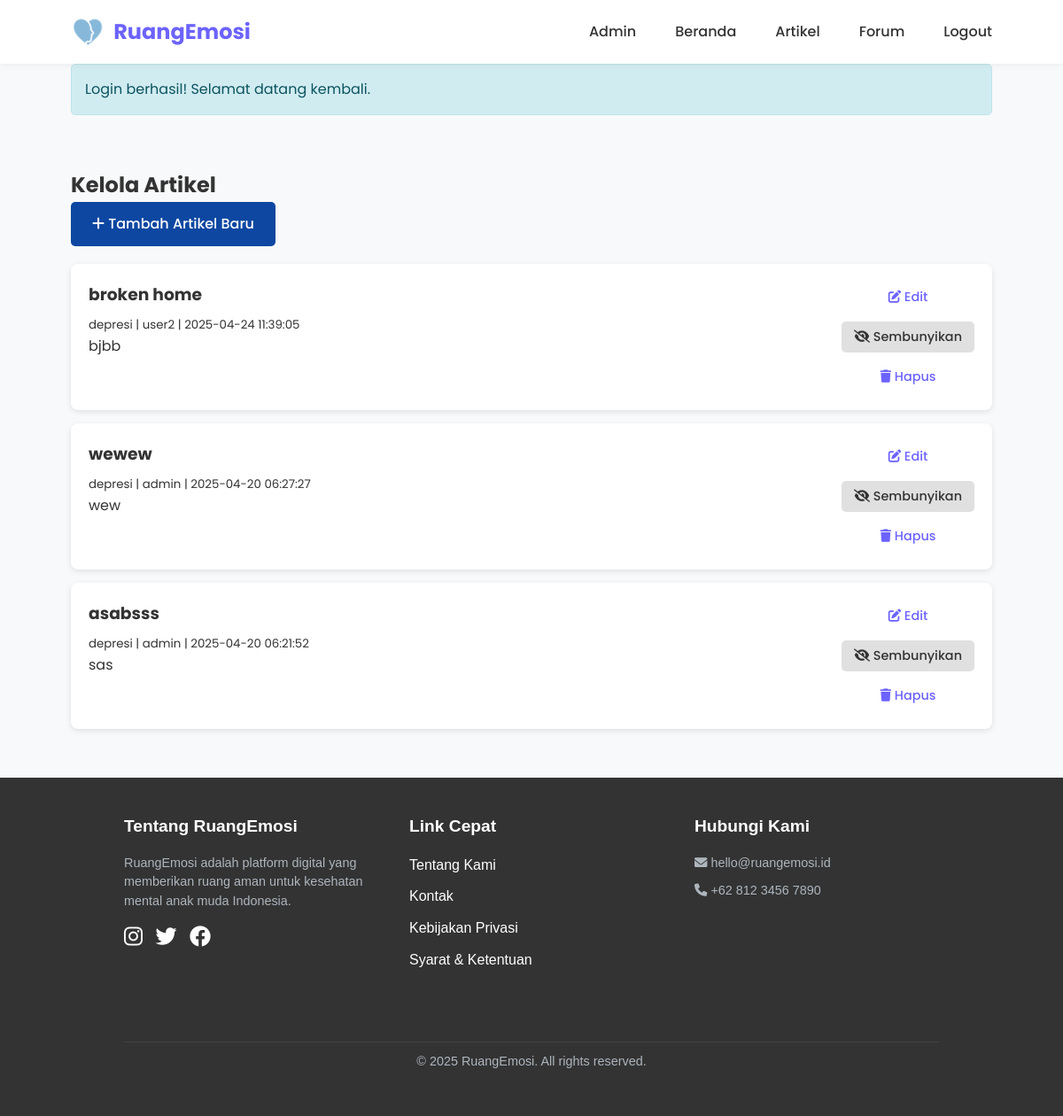
Page /admin/manage-articles.php (signed in) on the committed database.
### tables this page shows
CREATE TABLE `articles` (
  `article_id` int NOT NULL,
  `title` varchar(255) NOT NULL,
  `slug` varchar(255) NOT NULL,
  `content` text NOT NULL,
  `excerpt` text,
  `featured_image` varchar(255) DEFAULT NULL,
  `author_id` int NOT NULL,
  `category` enum('depresi','kecemasan','self-care','stres','relationship') NOT NULL,
  `view_count` int DEFAULT '0',
  `is_published` tinyint(1) DEFAULT '1',
  `created_at` timestamp NULL DEFAULT CURRENT_TIMESTAMP,
  `updated_at` timestamp NULL DEFAULT CURRENT_TIMESTAMP ON UPDATE CURRENT_TIMESTAMP
);

CREATE TABLE `users` (
  `user_id` int NOT NULL,
  `username` varchar(50) NOT NULL,
  `email` varchar(100) NOT NULL,
  `password` varchar(255) NOT NULL,
  `full_name` varchar(100) DEFAULT NULL,
  `birth_date` date DEFAULT NULL,
  `gender` enum('L','P','Lainnya') DEFAULT NULL,
  `is_anonymous` tinyint(1) DEFAULT '1',
  `is_counselor` tinyint(1) DEFAULT '0',
  `bio` text,
  `profile_pic` varchar(255) DEFAULT NULL,
  `created_at` timestamp NULL DEFAULT CURRENT_TIMESTAMP,
  `updated_at` timestamp NULL DEFAULT CURRENT_TIMESTAMP ON UPDATE CURRENT_TIMESTAMP,
  `is_admin` tinyint(1) DEFAULT '0',
  `remember_token` varchar(64) DEFAULT NULL,
  `remember_token_expiry` datetime DEFAULT NULL,
  `reset_token` varchar(64) DEFAULT NULL,
  `reset_token_expiry` datetime DEFAULT NULL,
  `reset_attempts` int DEFAULT '0',
  `status` enum('active','pending') DEFAULT 'active',
  `profile_image` varchar(255) DEFAULT 'default.png'
);

### admin/manage-articles.php (the view, shortened to what this page needs)
<?php
require_once '../includes/functions.php';
require_once '../includes/auth.php';
$articles = $conn->query("
    SELECT a.*, u.username AS author
    FROM articles a
    JOIN users u ON a.author_id = u.user_id
    ORDER BY created_at DESC
")->fetch_all(MYSQLI_ASSOC);
require_once '../includes/header.php';
?>
<section class="manage-articles">
    <div class="container">
        <h1>Kelola Artikel</h1>
        <a href="create-article.php" class="btn btn-primary" style="margin-bottom: 20px;">
            <i class="fas fa-plus"></i> Tambah Artikel Baru
        </a>
        <div class="article-list">
            <?php foreach ($articles as $article): ?>
                <div class="article-card">
                    <div class="article-info">
                        <h3><?= htmlspecialchars($article['title']) ?></h3>
                        <p><small><?= $article['category'] ?> | <?= $article['author'] ?> | <?= $article['created_at'] ?></small></p>
                        <p><?= htmlspecialchars($article['excerpt']) ?></p>
                    </div>
                    <div class="article-actions">
                        <a href="edit-article.php?id=<?= $article['article_id'] ?>" class="btn btn-sm btn-warning">
                            <i class="fas fa-edit"></i> Edit
                        </a>
                        <a href="?toggle_publish=<?= $article['article_id'] ?>" class="btn btn-sm <?= $article['is_published'] ? 'btn-secondary' : 'btn-success' ?>">
                            <i class="fas fa-eye<?= $article['is_published'] ? '-slash' : '' ?>"></i>
                            <?= $article['is_published'] ? 'Sembunyikan' : 'Publikasikan' ?>
                        </a>
                        <a href="?delete=<?= $article['article_id'] ?>" onclick="return confirm('Yakin ingin menghapus artikel ini?')" class="btn btn-sm btn-danger">
                            <i class="fas fa-trash"></i> Hapus
                        </a>
                    </div>
                </div>
            <?php endforeach; ?>
        </div>
    </div>
</section>
<?php require_once '../includes/footer.php'; ?>

### assets/css/style.css (style rules this page uses)
:root { --primary-color: #6C63FF; --secondary-color: #4D44DB; --accent-color: #FF6584; --light-color: #F8F9FA; --dark-color: #212529; --gray-color: #6C757D; --light-gray: #E9ECEF; --success-color: #28A745; --warning-color: #FFC107; --danger-color: #DC3545; --pastel-blue: #A7C5EB; --pastel-purple: #C4A7E8; --pastel-pink: #F5C3C2; --pastel-green: #C1E1C1; }
* { margin: 0; padding: 0; box-sizing: border-box; }
body { font-family: 'Poppins', sans-serif; line-height: 1.6; color: var(--dark-color); background-color: #F9F9F9; }
.container { width: 100%; max-width: 1200px; margin: 0 auto; padding: 0 20px; }
a { text-decoration: none; color: var(--primary-color); transition: all 0.3s ease; }
.btn { display: inline-block; padding: 10px 20px; border-radius: 30px; font-weight: 500; text-align: center; cursor: pointer; transition: all 0.3s ease; border: none; }
.btn-primary { background-color: var(--primary-color); color: white; }
.btn-secondary { background-color: white; color: var(--primary-color); border: 1px solid var(--primary-color); }

### includes/header.php (style rules this page uses)
* { margin: 0; padding: 0; box-sizing: border-box; }
body { font-family: 'Poppins', sans-serif; line-height: 1.6; color: #333; background-color: #f8f9fa; }
.container { width: 90%; max-width: 1200px; margin: 0 auto; }
.btn { padding: 0.75rem 1.5rem; border: none; border-radius: 5px; font-weight: 500; text-decoration: none; display: inline-block; }
.btn-primary { background-color: #0d47a1; color: #fff; }
.btn-secondary { background-color: #e0e0e0; color: #333; }

### admin/manage-articles.php (style rules this page uses)
.manage-articles { padding: 40px 0; }
.article-card { background: white; padding: 20px; margin-bottom: 15px; border-radius: 8px; box-shadow: 0 2px 6px rgba(0,0,0,0.1); display: flex; justify-content: space-between; align-items: flex-start; }
.article-info h3 { margin-top: 0; margin-bottom: 5px; }
.article-actions { display: flex; flex-direction: column; gap: 10px; min-width: 150px; }
.btn-sm { padding: 6px 12px; font-size: 0.9rem; }

### rows in the picture
articles: title "broken home", category "depresi", author.username "user2", created_at "2025-04-24 11:39:05", excerpt "bjbb", is_published 1 (drawn)
articles: title "wewew", category "depresi", author.username "admin", created_at "2025-04-20 06:27:27", excerpt "wew", is_published 1 (drawn)
articles: title "asabsss", category "depresi", author.username "admin", created_at "2025-04-20 06:21:52", excerpt "sas", is_published 1 (drawn)

### other values in the picture
$_SESSION['message'] "Login berhasil! Selamat datang kembali."
